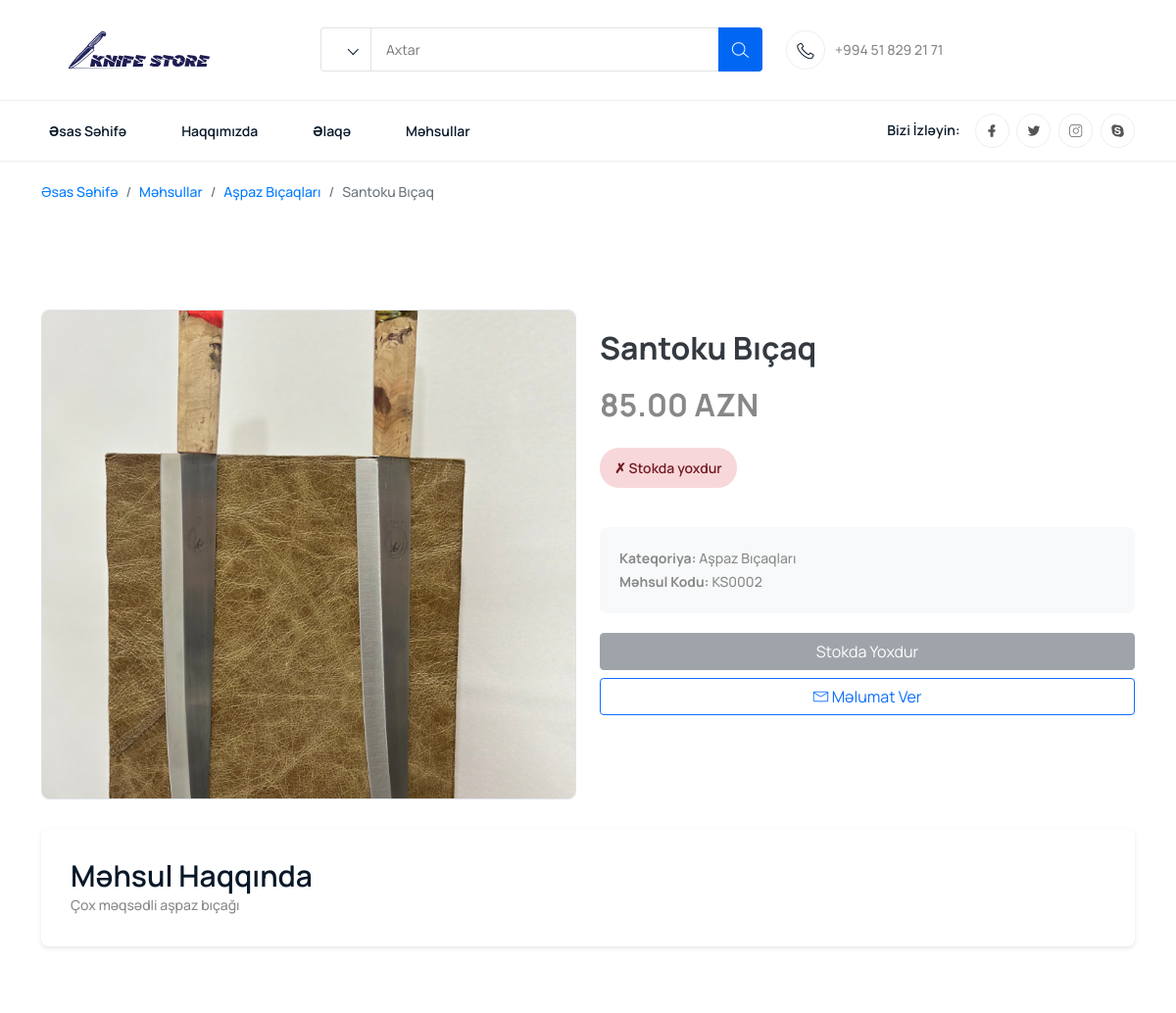
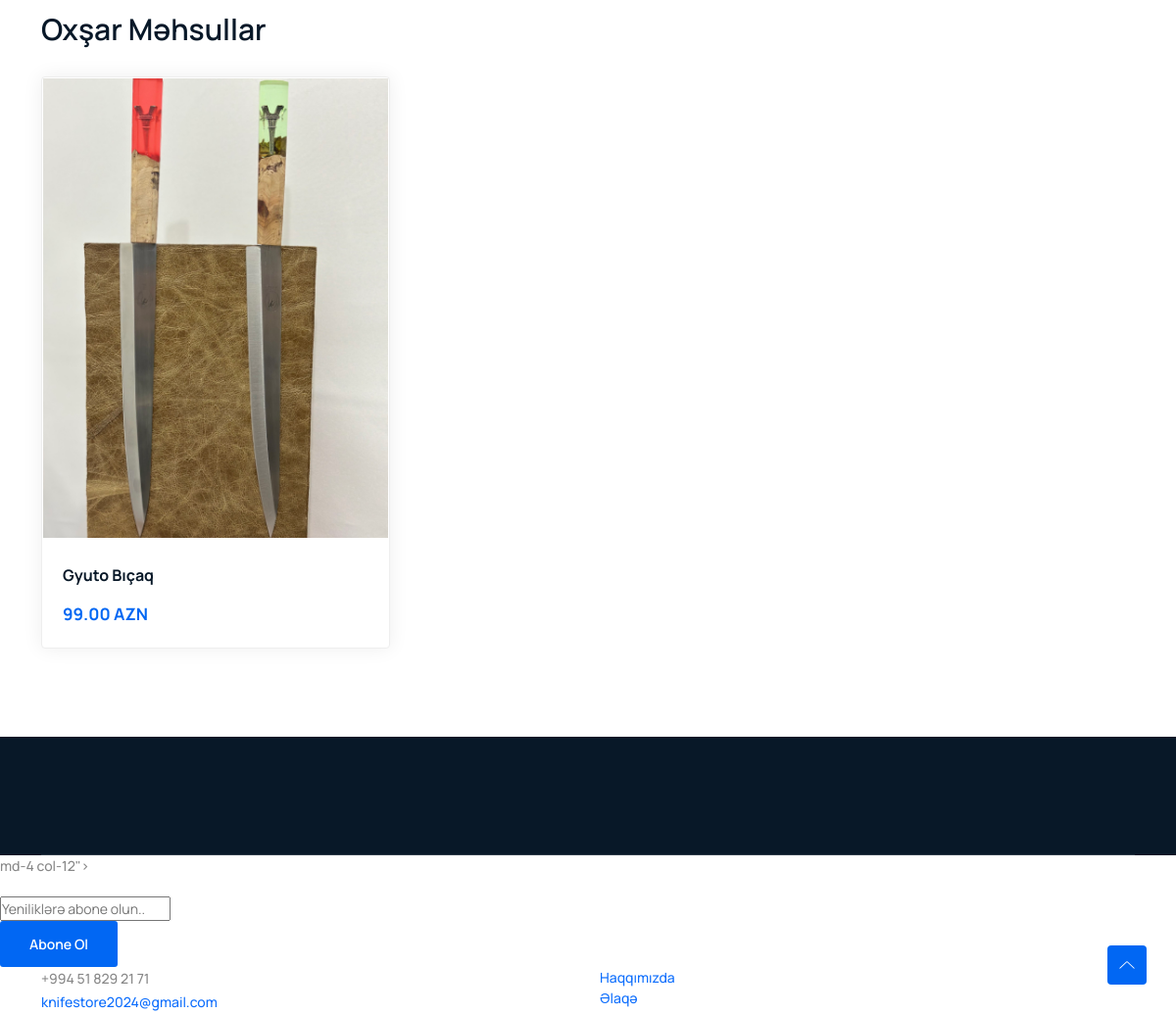
The page /product-details.php?id=2 on the database its author committed (2 pictures, top to bottom).
### tables this page shows
CREATE TABLE products (
    id INT AUTO_INCREMENT PRIMARY KEY,
    name VARCHAR(255) NOT NULL,
    price DECIMAL(10, 2) NOT NULL,
    image VARCHAR(255) NOT NULL,
    description TEXT,
    category VARCHAR(100),
    created_at TIMESTAMP DEFAULT CURRENT_TIMESTAMP
);

### config.php (called while the page is built, shortened)
<?php
function getConnection() {
    $connection = new mysqli(DB_HOST, DB_USER, DB_PASS, DB_NAME);
    $connection->set_charset("utf8mb4");
    return $connection;
}
function getProductById($id) {
    $conn = getConnection();
    $stmt = $conn->prepare("SELECT * FROM products WHERE id = ?");
    $stmt->bind_param("i", $id);
    $stmt->execute();
    $result = $stmt->get_result();
    $product = null;
    if ($result->num_rows > 0) {
        $product = $result->fetch_assoc();
    }
    return $product;
}
function getProductsByCategory($category, $limit = null) {
    $conn = getConnection();
    $sql = "SELECT * FROM products WHERE category = ? ORDER BY created_at DESC";
    if ($limit) {
        $sql .= " LIMIT " . intval($limit);
    }
    $stmt = $conn->prepare($sql);
    $stmt->bind_param("s", $category);
    $stmt->execute();
    $result = $stmt->get_result();
    $products = [];
    if ($result->num_rows > 0) {
        while($row = $result->fetch_assoc()) {
            $products[] = $row;
        }
    }
    return $products;
}
?>

### product-details.php (the view, shortened to what this page needs)
<?php
require_once 'config.php';
$product_id = isset($_GET['id']) && is_numeric($_GET['id']) ? intval($_GET['id']) : 0;
$product = getProductById($product_id);
$related_products = getProductsByCategory($product['category'], 4);
$related_products = array_filter($related_products, function($p) use ($product_id) {
    return $p['id'] != $product_id;
});
$related_products = array_slice($related_products, 0, 3);
?>
<!DOCTYPE html>
<html class="no-js" lang="az">
<head>
    <link rel="stylesheet" href="assets/css/bootstrap.min.css" />
    <link rel="stylesheet" href="assets/css/LineIcons.3.0.css" />
    <link rel="stylesheet" href="assets/css/tiny-slider.css" />
    <link rel="stylesheet" href="assets/css/glightbox.min.css" />
    <link rel="stylesheet" href="assets/css/main.css" />
</head>
<body>
    <header class="header navbar-area">
        <div class="header-middle">
            <div class="container">
                <div class="row align-items-center">
                    <div class="col-lg-3 col-md-3 col-7">
                        <a class="navbar-brand" href="index.php">
                            <img src="assets/images/logo/logo.svg" alt="Logo">
                        </a>
                    </div>
                    <div class="col-lg-5 col-md-7 d-xs-none">
                        <div class="main-menu-search">
                            <div class="navbar-search search-style-5">
                                <div class="search-select">
                                   <div class="select-position">
                                        <select id="select1">
                                        </select>
                                    </div>
                                </div>
                                <div class="search-input">
                                    <input type="text" placeholder="Axtar">
                                </div>
                                <div class="search-btn">
                                    <button><i class="lni lni-search-alt"></i></button>
                                </div>
                            </div>
                        </div>
                    </div>
                    <div class="col-lg-4 col-md-2 col-5">
                        <div class="middle-right-area">
                            <div class="nav-hotline">
                                <i class="lni lni-phone"></i>
                                <h3>
                                    <span>+994 51 829 21 71</span>
                                </h3>
                            </div>
                        </div>
                    </div>
                </div>
            </div>
        </div>
        <div class="container">
            <div class="row align-items-center justify-content-between">
                <div class="col-lg-8 col-md-6 col-12">
                    <div class="nav-inner">
                        <nav class="navbar navbar-expand-lg">
                            <div class="collapse navbar-collapse sub-menu-bar" id="navbarSupportedContent">
                                <ul class="navbar-nav ms-auto">
                                    <li class="nav-item">
                                        <a class="nav-link" href="index.php">Əsas Səhifə</a>
                                    </li>
                                    <li class="nav-item">
                                        <a class="nav-link" href="about-us.html">Haqqımızda</a>
                                    </li>
                                    <li class="nav-item">
                                        <a class="nav-link" href="contact.html">Əlaqə</a>
                                    </li>
                                    <li class="nav-item">
                                        <a class="nav-link" href="product-grids.html">Məhsullar</a>
                                    </li>
                                </ul>
                            </div>
                        </nav>
                    </div>
                </div>
                <div class="col-lg-4 col-md-6 col-12">
                    <div class="nav-social">
                        <h5 class="title">Bizi İzləyin:</h5>
                        <ul>
                            <li><a href="javascript:void(0)"><i class="lni lni-facebook-filled"></i></a></li>
                            <li><a href="javascript:void(0)"><i class="lni lni-twitter-original"></i></a></li>
                            <li><a href="https://www.instagram.com/kniife_store/"><i class="lni lni-instagram"></i></a></li>
                            <li><a href="javascript:void(0)"><i class="lni lni-skype"></i></a></li>
                        </ul>
                    </div>
                </div>
            </div>
        </div>
    </header>
    <div class="container">
        <nav aria-label="breadcrumb">
            <ol class="breadcrumb">
                <li class="breadcrumb-item"><a href="index.php">Əsas Səhifə</a></li>
                <li class="breadcrumb-item"><a href="product-grids.html">Məhsullar</a></li>
                <li class="breadcrumb-item"><a href="#"><?php echo htmlspecialchars($product['category']); ?></a></li>
                <li class="breadcrumb-item active" aria-current="page"><?php echo htmlspecialchars($product['name']); ?></li>
            </ol>
        </nav>
    </div>
    <section class="product-details section">
        <div class="container">
            <div class="row">
                <div class="col-lg-6 col-md-6 col-12">
                    <div class="product-images">
                        <div class="main-image">
                            <img src="<?php echo htmlspecialchars($product['image']); ?>"
                                 alt="<?php echo htmlspecialchars($product['name']); ?>"
                                 class="product-main-image">
                        </div>
                    </div>
                </div>
                <div class="col-lg-6 col-md-6 col-12">
                    <div class="product-info">
                        <h1 class="product-title"><?php echo htmlspecialchars($product['name']); ?></h1>
                        <div class="product-price">
                            <?php if ($product['discount_price']): ?>
                                <span class="original-price"><?php echo number_format($product['price'], 2); ?> AZN</span>
                                <span class="discount-price"><?php echo number_format($product['discount_price'], 2); ?> AZN</span>
                                <?php
                                $discount_percent = round((($product['price'] - $product['discount_price']) / $product['price']) * 100);
                                echo '<span class="discount-badge">-' . $discount_percent . '% ENDİRİM</span>';
                                ?>
                            <?php else: ?>
                                <span><?php echo number_format($product['price'], 2); ?> AZN</span>
                            <?php endif; ?>
                        </div>
                        <div class="stock-status <?php echo $product['stock_quantity'] > 0 ? 'in-stock' : 'out-of-stock'; ?>">
                            <?php if ($product['stock_quantity'] > 0): ?>
                                ✓ Stokda mövcuddur (<?php echo $product['stock_quantity']; ?> ədəd)
                            <?php else: ?>
                                ✗ Stokda yoxdur
                            <?php endif; ?>
                        </div>
                        <div class="product-meta">
                            <p><strong>Kateqoriya:</strong> <?php echo htmlspecialchars($product['category']); ?></p>
                            <p><strong>Məhsul Kodu:</strong> KS<?php echo str_pad($product['id'], 4, '0', STR_PAD_LEFT); ?></p>
                        </div>
                        <?php if ($product['stock_quantity'] > 0): ?>
                            <div class="product-add-to-cart">
                                <div class="d-flex align-items-center mb-3">
                                    <label for="quantity" class="me-2"><strong>Miqdar:</strong></label>
                                    <input type="number" id="quantity" class="form-control quantity-selector"
                                           value="1" min="1" max="<?php echo $product['stock_quantity']; ?>">
                                </div>
                                <div class="d-grid gap-2">
                                    <button class="btn btn-primary btn-add-to-cart" onclick="addToCart()">
                                        <i class="lni lni-cart"></i> Səbətə Əlavə Et
                                    </button>
                                    <button class="btn btn-outline-primary" onclick="buyNow()">
                                        <i class="lni lni-heart"></i> İndi Sifariş Ver
                                    </button>
                                </div>
                            </div>
                        <?php else: ?>
                            <div class="d-grid gap-2">
                                <button class="btn btn-secondary" disabled>
                                    Stokda Yoxdur
                                </button>
                                <button class="btn btn-outline-primary" onclick="notifyWhenAvailable()">
                                    <i class="lni lni-envelope"></i> Məlumat Ver
                                </button>
                            </div>
                        <?php endif; ?>
                    </div>
                </div>
            </div>
            <?php if ($product['description']): ?>
                <div class="row">
                    <div class="col-12">
                        <div class="product-description">
                            <h3>Məhsul Haqqında</h3>
                            <p><?php echo nl2br(htmlspecialchars($product['description'])); ?></p>
                        </div>
                    </div>
                </div>
            <?php endif; ?>
            <?php if (!empty($related_products)): ?>
                <div class="row related-products">
                    <div class="col-12">
                        <h3>Oxşar Məhsullar</h3>
                        <div class="row">
                            <?php foreach ($related_products as $related): ?>
                                <div class="col-lg-4 col-md-6 col-12">
                                    <div class="single-product">
                                        <div class="product-image">
                                            <img src="<?php echo htmlspecialchars($related['image']); ?>"
                                                 alt="<?php echo htmlspecialchars($related['name']); ?>">
                                        </div>
                                        <div class="product-info">
                                            <h4 class="title">
                                                <a href="product-details.php?id=<?php echo $related['id']; ?>">
                                                    <?php echo htmlspecialchars($related['name']); ?>
                                                </a>
                                            </h4>
                                            <div class="price">
                                                <?php if ($related['discount_price']): ?>
                                                    <span class="text-muted text-decoration-line-through me-2">
                                                        <?php echo number_format($related['price'], 2); ?> AZN
                                                    </span>
                                                    <span class="text-danger">
                                                        <?php echo number_format($related['discount_price'], 2); ?> AZN
                                                    </span>
                                                <?php else: ?>
                                                    <span><?php echo number_format($related['price'], 2); ?> AZN</span>
                                                <?php endif; ?>
                                            </div>
                                        </div>
                                    </div>
                                </div>
                            <?php endforeach; ?>
                        </div>
                    </div>
                </div>
            <?php endif; ?>
        </div>
    </section>
    <footer class="footer">
        <div class="footer-top">
            <div class="container">
                <div class="inner-content">
                </div>
            </div>
        </div>
    </footer>
    <a href="#" class="scroll-top">
        <i class="lni lni-chevron-up"></i>
    </a>
</body>
</html>md-4 col-12">
                            <div class="footer-logo">
                            </div>
                        <div class="col-lg-9 col-md-8 col-12">
                            <div class="footer-newsletter">
                                <div class="newsletter-form-head">
                                    <form action="#" method="get" target="_blank" class="newsletter-form">
                                        <input name="EMAIL" placeholder="Yeniliklərə abone olun.." type="email">
                                        <div class="button">
                                            <button class="btn">Abone ol<span class="dir-part"></span></button>
                                        </div>
                                    </form>
                                </div>
                            </div>
                        </div>
        <div class="footer-middle">
            <div class="container">
                <div class="bottom-inner">
                    <div class="row">
                        <div class="col-lg-3 col-md-6 col-12">
                            <div class="single-footer f-contact">
                                <p class="phone">+994 51 829 21 71</p>
                                <p class="mail">
                                    <a href="mailto:knifestore2024@gmail.com">knifestore2024@gmail.com</a>
                                </p>
                            </div>
                        </div>
                        <div class="col-lg-3 col-md-6 col-12">
                        </div>
                        <div class="col-lg-3 col-md-6 col-12">
                            <div class="single-footer f-link">
                                <ul>
                                    <li><a href="javascript:void(0)">Haqqımızda</a></li>
                                    <li><a href="javascript:void(0)">Əlaqə</a></li>
                                </ul>
                            </div>
                        </div>

### rows shown on the page
products: category "Aşpaz Bıçaqları", name "Santoku Bıçaq", image (picture), price "85.00", id "0002", description "Çox məqsədli aşpaz bıçağı"
products: image (picture), name "Gyuto Bıçaq", price "99.00"
